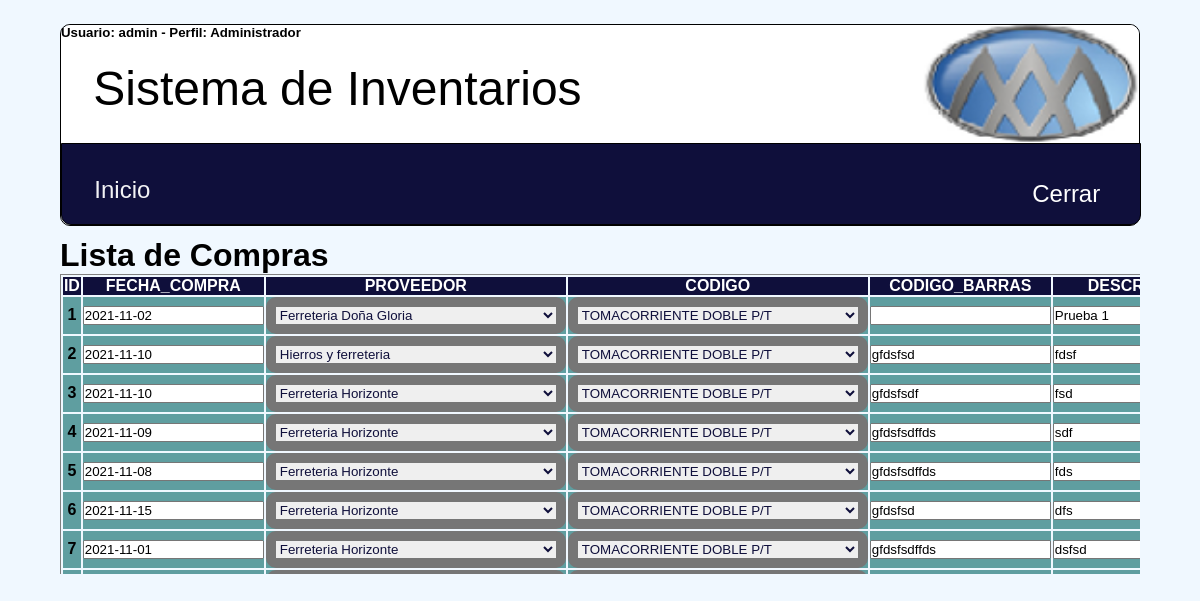
Page /compras/listar.php (signed in) on the committed database.
### tables this page shows
CREATE TABLE `compras` (
  `ID` int NOT NULL AUTO_INCREMENT,
  `FECHA_COMPRA` date NOT NULL,
  `PROVEEDOR` int DEFAULT NULL,
  `CODIGO` int DEFAULT NULL,
  `CODIGO_BARRAS` varchar(15) NOT NULL,
  `DESCRIPCION` varchar(200) NOT NULL,
  `COLOR` varchar(50) NOT NULL,
  `MARCA` varchar(50) NOT NULL,
  `REFERENCIA` varchar(50) NOT NULL,
  `GARANTIA` date NOT NULL,
  `CANTIDAD` int NOT NULL,
  `V_UNITARIO` decimal(10,0) NOT NULL,
  `TOTAL` decimal(10,0) NOT NULL,
  PRIMARY KEY (`ID`),
  KEY `FK_Procompras` (`PROVEEDOR`),
  KEY `fk_ProId` (`CODIGO`),
  CONSTRAINT `compras_FK` FOREIGN KEY (`PROVEEDOR`) REFERENCES `proveedores` (`ID`) ON DELETE RESTRICT ON UPDATE RESTRICT,
  CONSTRAINT `fk_ProId` FOREIGN KEY (`CODIGO`) REFERENCES `materiales` (`IDMATERIAL`) ON DELETE RESTRICT ON UPDATE RESTRICT
);

### compras/listar.php (the view, shortened to what this page needs)
<?php include("../principal/arriba.php");
$campos = $conexion->query("SHOW COLUMNS FROM inventarios.compras")->fetchAll(PDO::FETCH_OBJ);
$registros = $conexion->query("select * FROM compras")->fetchAll(PDO::FETCH_OBJ);
$materiales = $conexion->query("select * FROM materiales")->fetchAll(PDO::FETCH_OBJ);
$proveedores = $conexion->query("select * FROM proveedores")->fetchAll(PDO::FETCH_OBJ);
$contador = 1;
?>
<div class="contenedor_listado">
    <div class=titulo_pagina>
        <h1>Lista de Compras</h1>
    </div>
    <div class=registros>
        <table class="tabla_lista">
            <thead class="tabla_encabezado">
                <tr>
                    <?PHP foreach ($campos as $campo) : ?>
                        <th><?php echo $campo->Field; ?></th>
                    <?php endforeach; ?>
                </tr>
            </thead>
            <tbody class="tabla_cuerpo">
                <?PHP foreach ($registros as $registro) : ?>
                    <form action="<?php echo $_SERVER['PHP_SELF']; ?>" method="POST">
                        <tr class="tabla_fila">
                            <?PHP foreach ($registro as $llave => $dato) : ?>
                                <th>
                                    <?php if ($llave == "ID") { ?>
                                        <?php echo $dato;
                                        $valor = $dato ?>
                                    <?php } elseif ($llave == "PROVEEDOR") { ?>
                                        <select name="<?php echo $llave; ?>" id="<?php echo $llave; ?>" style="width: 300px;">
                                            <?PHP foreach ($proveedores as $proveedor) : ?>
                                                <option value="<?php echo $proveedor->ID ?>" <?php if ($dato == $proveedor->ID) {
                                                                                                    echo "selected";
                                                                                                } ?>><?php echo $proveedor->RAZON_SOCIAL ?></option>
                                            <?php endforeach; ?>
                                        <?php } elseif ($llave == "CODIGO") { ?>
                                            <select name="<?php echo $llave; ?>" id="<?php echo $llave; ?>" style="width: 300px;">
                                                <?PHP foreach ($materiales as $material) : ?>
                                                    <option value="<?php echo $material->IDMATERIAL ?>" <?php if ($dato == $material->IDMATERIAL) {
                                                                                                            echo "selected";
                                                                                                        } ?>><?php echo $material->DESCRIPCION ?></option>
                                                <?php endforeach; ?>
                                            <?php } elseif ($llave == "TOTAL") { ?>
                                                <input type="<?php echo $tipodato; ?>" id="total<?php echo $contador; ?>" name="<?php echo $llave; ?>" value="<?php echo $dato; ?>" readonly>
                                                <script>
                                                    document.getElementById("cantidad<?php echo $contador; ?>").addEventListener("keyup", CantidadPorUnitario);
                                                    document.getElementById("cantidad<?php echo $contador; ?>").addEventListener("change", CantidadPorUnitario);
                                                    document.getElementById("unitario<?php echo $contador; ?>").addEventListener("keyup", CantidadPorUnitario);
                                                    document.getElementById("unitario<?php echo $contador; ?>").addEventListener("change", CantidadPorUnitario);
                                                    function CantidadPorUnitario() {
                                                        let cantidad = document.getElementById("cantidad<?php echo $contador; ?>");
                                                        let unitario = document.getElementById("unitario<?php echo $contador; ?>");
                                                        let total = document.getElementById("total<?php echo $contador; ?>");
                                                        total.value = cantidad.value * unitario.value;
                                                    }
                                                </script>
                                                <?php $contador++; ?>
                                            <?php } else { ?>
                                                <input type="<?php echo $tipodato; ?>" <?php if ($llave == "CANTIDAD") {
                                                                                            echo 'id="cantidad' . $contador . '"';
                                                                                        } elseif ($llave == "V_UNITARIO") {
                                                                                            echo 'id="unitario' . $contador . '"';
                                                                                        } ?> name="<?php echo $llave; ?>" value="<?php echo $dato; ?>">
                                            <?php } ?>
                                </th>
                            <?php endforeach; ?>
                    </form>
                <?php endforeach; ?>
            </tbody>
        </table>
    </div>
</div>
<?php include("../principal/abajo.php"); ?>

### css/formulario.css (style rules this page uses)
.table_formulario tr td input, select { border-radius: 10px; color: rgb(15, 15, 59); border-style: solid; border-width: 10px; }

### css/estilo.css (style rules this page uses)
* { margin: 0px; padding: 0px; outline: 0; }
body { background-color: aliceblue; display: flex; justify-content: center; font-family: Tahoma, sans-serif; }

### css/listado.css (style rules this page uses)
.tabla_lista { position: absolute; border-style: solid; border-width: 1px; }
.tabla_encabezado { border-style: solid; border-width: 1px; border-color: black; background-color: rgb(15, 15, 59); color: white; }
.tabla_cuerpo { border-style: solid; border-width: 1px; border-color: black; background-color: cadetblue; }
.contenedor_listado { width: 100%; height: 100%; }
.registros { position: relative; display: block; overflow: scroll; height: 300px; }

### rows in the picture
compras: dato "1", FECHA_COMPRA "2021-11-02", DESCRIPCION "Prueba 1"
compras: dato "2", FECHA_COMPRA "2021-11-10", CODIGO_BARRAS "gfdsfsd", DESCRIPCION "fdsf"
compras: dato "3", FECHA_COMPRA "2021-11-10", CODIGO_BARRAS "gfdsfsdf", DESCRIPCION "fsd"
compras: dato "4", FECHA_COMPRA "2021-11-09", CODIGO_BARRAS "gfdsfsdffds", DESCRIPCION "sdf"
compras: dato "5", FECHA_COMPRA "2021-11-08", CODIGO_BARRAS "gfdsfsdffds", DESCRIPCION "fds"
compras: dato "6", FECHA_COMPRA "2021-11-15", CODIGO_BARRAS "gfdsfsd", DESCRIPCION "dfs"
compras: dato "7", FECHA_COMPRA "2021-11-01", CODIGO_BARRAS "gfdsfsdffds", DESCRIPCION "dsfsd"

### other values in the picture
$_SESSION['usuario'] "admin"
$_SESSION['ROL'] "Administrador"
$campo->Field "ID"
$campo->Field "FECHA_COMPRA"
$campo->Field "PROVEEDOR"
$campo->Field "CODIGO"
$campo->Field "CODIGO_BARRAS"
form field PROVEEDOR "Ferreteria Doña Gloria"
form field CODIGO "TOMACORRIENTE DOBLE P/T"
form field PROVEEDOR "Hierros y ferreteria"
form field PROVEEDOR "Ferreteria Horizonte"
